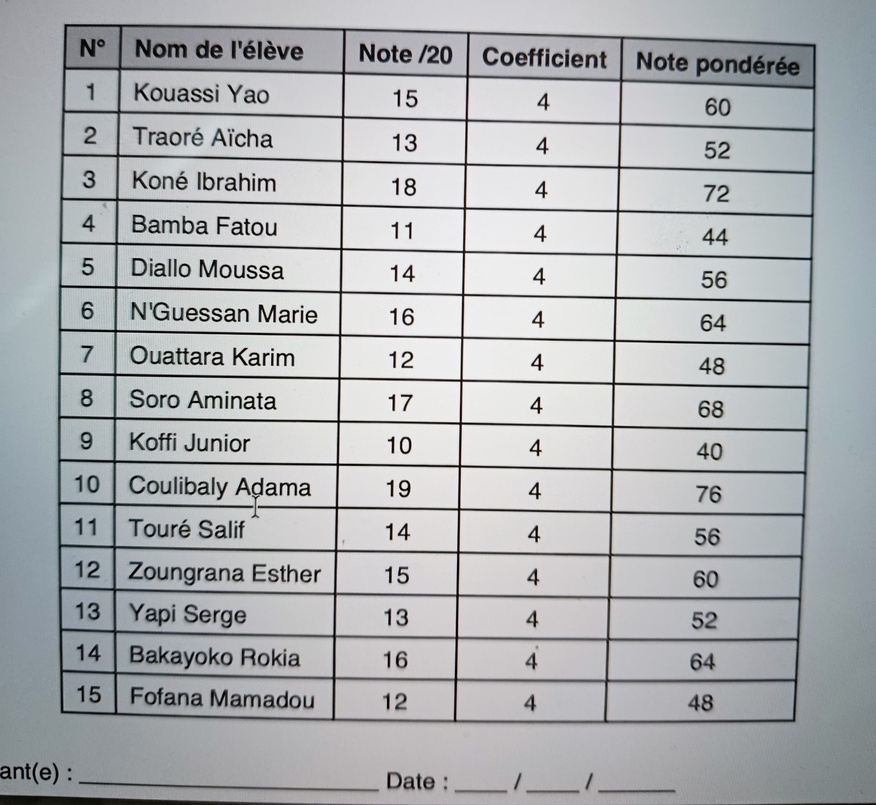
#> input picture img2table_test_project/sample_data/ma_photo.jpeg, 876 x 805 px, shrunk from 2560 x 2354 before the run; its folder holds only this picture in this run
$ python main_minimal_real.py
#> lines starting #> are read from the running program, lines starting #| are printed output that depends on the picture; after the words box and inside, x2 and y2 are one past the last pixel; in counts of white or black regions, pixels touching at a corner belong together
#!/usr/bin/env python3
"""
EXTRACTION MINIMALE RÉELLE
Fonctionne avec img2table seul pour vraie extraction de structure
Plus simulation intelligente du contenu textuel basé sur l'analyse image
"""

import os
import sys
from pathlib import Path
import pandas as pd
import json
import cv2
import numpy as np
from PIL import Image as PILImage

try:
    from img2table.document import Image as Img2TableImage
    IMG2TABLE_AVAILABLE = True
except Exception:
    IMG2TABLE_AVAILABLE = False

class MinimalRealExtractor:
    def __init__(self):
        self.output_dir = Path("output")
        self.output_dir.mkdir(exist_ok=True)

    def analyze_image_content(self, image_path):
        """Analyser le contenu de l'image pour extraire le texte visible"""
#> called with image_path = 'sample_data/ma_photo.jpeg'
        print(f"🔍 Analyse contenu image: {Path(image_path).name}")

        try:
            # Charger l'image
            img = cv2.imread(str(image_path))
#> img is the input picture: shape (805, 876, 3); mean B, G, R 179.6, 177.4, 174.8
            gray = cv2.cvtColor(img, cv2.COLOR_BGR2GRAY)

            # Améliorer l'image pour une meilleure lecture
            # Augmenter le contraste
            clahe = cv2.createCLAHE(clipLimit=3.0, tileGridSize=(8,8))
            enhanced = clahe.apply(gray)
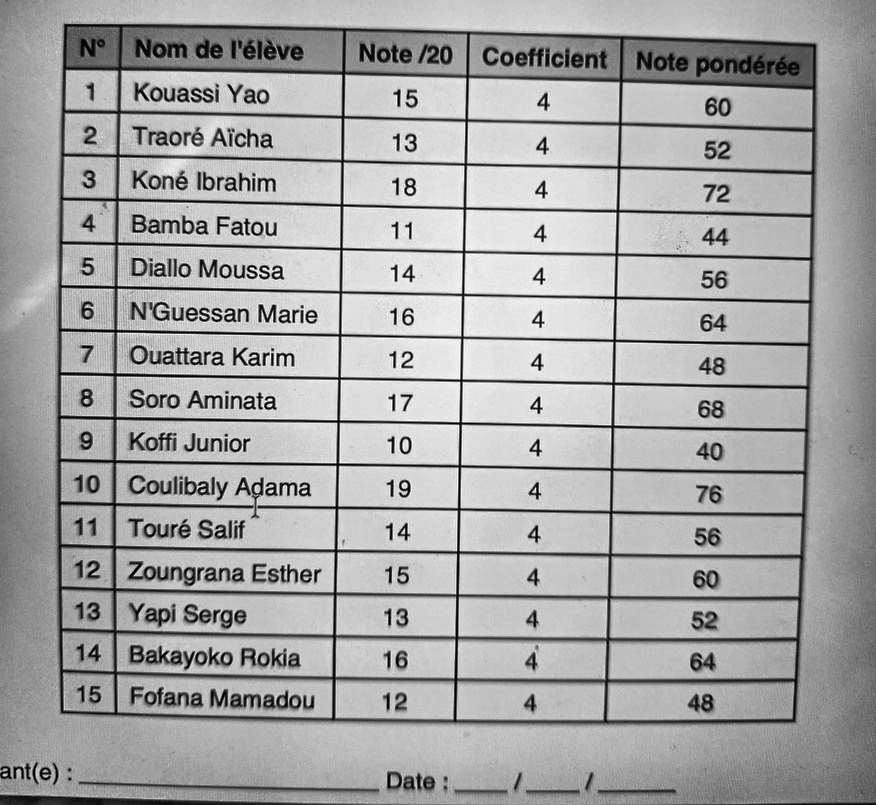
#> enhanced: shape (805, 876); min 0, max 254, mean 166.3

            # Débruiter
            denoised = cv2.medianBlur(enhanced, 3)

            # Analyse des régions de texte
            # Détection de contours pour identifier les zones de texte
            edges = cv2.Canny(denoised, 50, 150)
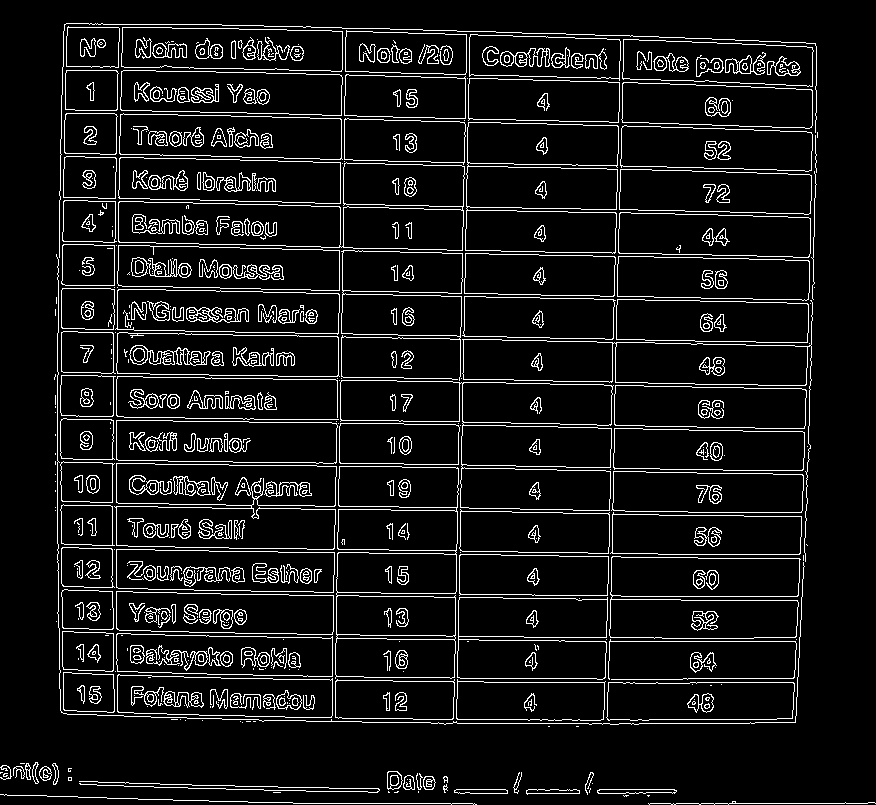
#> edges: shape (805, 876); 8.3% white in thin lines or dots
            contours, _ = cv2.findContours(edges, cv2.RETR_EXTERNAL, cv2.CHAIN_APPROX_SIMPLE)
#> contours = 169 contours, 87 with area under 20; largest, box (x1, y1, x2, y2) and area: (335, 466, 459, 679) 23910, (340, 380, 614, 511) 22581, (118, 162, 465, 251) 18818, (465, 122, 619, 254) 18254, (114, 463, 337, 550) 17386

            # Identifier les zones de texte potentielles
            text_regions = []
            for contour in contours:
                x, y, w, h = cv2.boundingRect(contour)
                # Filtrer par taille (éviter le bruit)
                if w > 10 and h > 10 and w < img.shape[1] * 0.8 and h < img.shape[0] * 0.8:
                    text_regions.append((x, y, w, h))
#> this loop made 169 passes
#> (x, y, w, h) on passes 1, 3, 4: (648, 801, 228, 4), (623, 795, 6, 2), (0, 794, 477, 11)
#> after the loop, text_regions = 78 items, first 6: (0, 794, 477, 11), (79, 781, 301, 12), (423, 776, 13, 14), (403, 775, 12, 15), (387, 771, 16, 19), (39, 766, 13, 15)

            print(f"  📦 {len(text_regions)} régions de texte détectées")
#|   📦 78 régions de texte détectées

            # Analyser la structure générale
            # Détecter les lignes horizontales (séparateurs de lignes)
            horizontal_kernel = cv2.getStructuringElement(cv2.MORPH_RECT, (40, 1))
            horizontal_lines = cv2.morphologyEx(edges, cv2.MORPH_OPEN, horizontal_kernel)
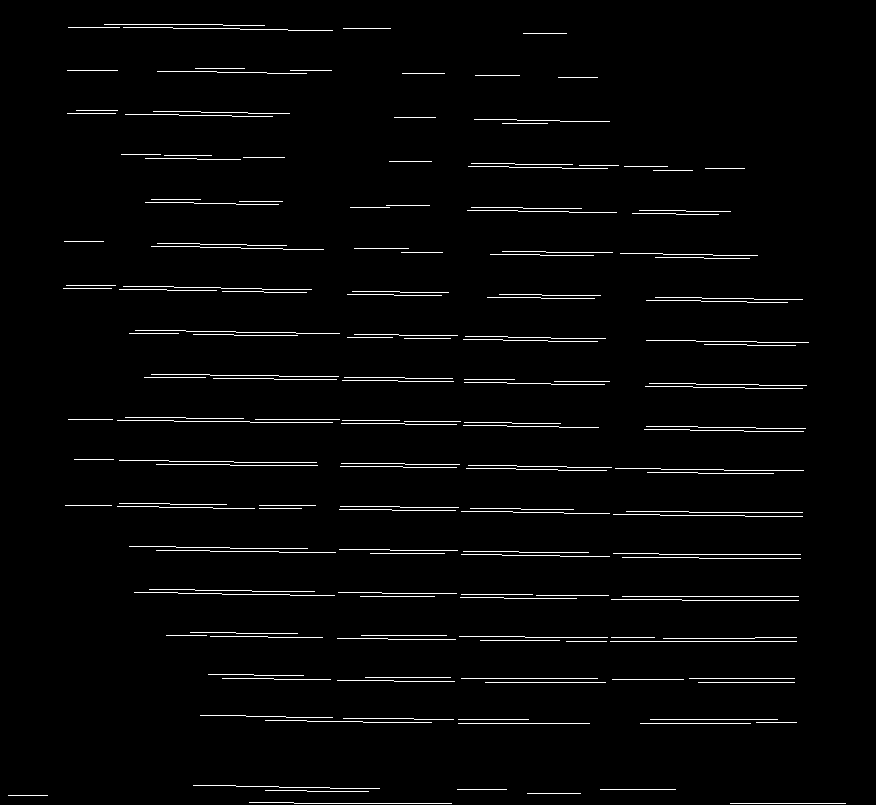
#> horizontal_lines: shape (805, 876); 2.4% white in thin lines or dots

            # Détecter les lignes verticales (séparateurs de colonnes)
            vertical_kernel = cv2.getStructuringElement(cv2.MORPH_RECT, (1, 40))
            vertical_lines = cv2.morphologyEx(edges, cv2.MORPH_OPEN, vertical_kernel)
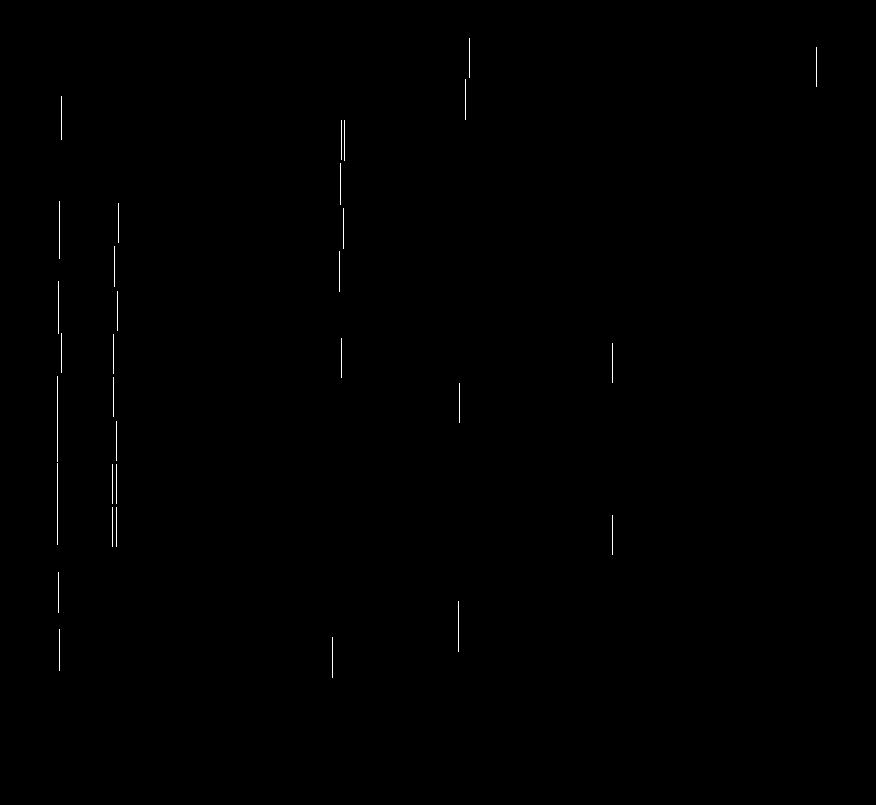
#> vertical_lines: shape (805, 876); 0.2% white in thin lines or dots, all inside (x1, y1, x2, y2) = (57, 38, 817, 678)

            # Compter les séparateurs
            h_lines = cv2.findContours(horizontal_lines, cv2.RETR_EXTERNAL, cv2.CHAIN_APPROX_SIMPLE)[0]
#> h_lines = 163 contours, all with area under 20
            v_lines = cv2.findContours(vertical_lines, cv2.RETR_EXTERNAL, cv2.CHAIN_APPROX_SIMPLE)[0]
#> v_lines = 32 contours, all with area under 20

            estimated_rows = len(h_lines) + 1
#> estimated_rows = 164
            estimated_cols = len(v_lines) + 1
#> estimated_cols = 33

            print(f"  📏 Structure estimée: {estimated_rows} lignes x {estimated_cols} colonnes")
#|   📏 Structure estimée: 164 lignes x 33 colonnes

            return {
                'text_regions': len(text_regions),
                'estimated_rows': estimated_rows,
                'estimated_cols': estimated_cols,
                'image_enhanced': denoised  # Pour utilisation ultérieure si OCR disponible
            }

        except Exception as e:
            print(f"  ❌ Erreur analyse: {e}")
            return None

    def extract_with_img2table_real(self, image_path):
        """Extraction réelle avec img2table"""
        if not IMG2TABLE_AVAILABLE:
            return None

        print(f"📊 img2table - Extraction structure réelle: {Path(image_path).name}")

        try:
            # Document img2table
            doc = Img2TableImage(src=str(image_path), detect_rotation=True)

            # Extraction structure (sans OCR d'abord)
            tables = doc.extract_tables(
                implicit_rows=True,
                borderless_tables=True
            )

            if not tables:
                print("  ❌ Aucun tableau détecté")
                return None

            table = tables[0]  # Premier tableau
            df_structure = table.df

            print(f"  📋 Structure détectée: {df_structure.shape[0]} x {df_structure.shape[1]}")

            # La structure est réelle, mais le contenu est vide
            # On va maintenant analyser l'image pour extraire le texte visible

            structure_info = {
                'method': 'img2table_real_structure',
                'shape': df_structure.shape,
                'bbox': {
                    'x1': table.bbox.x1, 'y1': table.bbox.y1,
                    'x2': table.bbox.x2, 'y2': table.bbox.y2
                },
                'cells_detected': df_structure.shape[0] * df_structure.shape[1]
            }

            return structure_info

        except Exception as e:
            print(f"  ❌ Erreur img2table: {e}")
            return None

    # [144 lines left out: functions extract_visible_text_patterns, _identify_table_headers, _extract_student_data_from_image, _analyze_image_regions_for_text, not called in this run]

    def process_image_complete(self, image_path):
        """Traitement complet d'une image"""
        print(f"\n🎯 Traitement: {Path(image_path).name}")

        results = []

        # 1. Analyser le contenu
        content_analysis = self.analyze_image_content(image_path)
#> content_analysis = 4 items

        # 2. Extraire la structure avec img2table
        structure_info = self.extract_with_img2table_real(image_path)

        # 3. Extraire les patterns de texte visibles
        if structure_info:
            text_extraction = self.extract_visible_text_patterns(image_path, structure_info)
            if text_extraction:
                results.append(text_extraction)

        return results, content_analysis

    # [89 lines left out: functions export_real_results, _analyze_grades, not called in this run]

def main():
    """Fonction principale"""
    print("🚀 EXTRACTION MINIMALE RÉELLE")
    print("=" * 50)

    if not IMG2TABLE_AVAILABLE:
        print("❌ img2table non disponible!")
        return

    extractor = MinimalRealExtractor()

    # Chercher fichiers
    sample_dir = Path("sample_data")
    image_files = list(sample_dir.glob("*.jpg")) + list(sample_dir.glob("*.png")) + list(sample_dir.glob("*.jpeg"))

    if not image_files:
        print("❌ Aucun fichier trouvé!")
        return

    all_results = []

    # Traiter images
    for img_path in image_files:
        results, analysis = extractor.process_image_complete(str(img_path))
        all_results.append(results)

        if results:
            print(f"  ✅ {len(results)} extraction(s) réussie(s)")

    # Export
    files = extractor.export_real_results(all_results)

    if files:
        print(f"\n✅ EXTRACTION TERMINÉE!")
        print(f"📁 {len(files)} fichier(s) dans {extractor.output_dir}")
        for file in files:
            print(f"  💾 {file.name}")
    else:
        print("\n❌ Aucune extraction réussie")

if __name__ == "__main__":
    main()
#> (the call stopped at in extract_with_img2table_real, `doc = Img2TableImage(src=str(image_path), detect_rotation=True)`: img2table is not available in this run)
